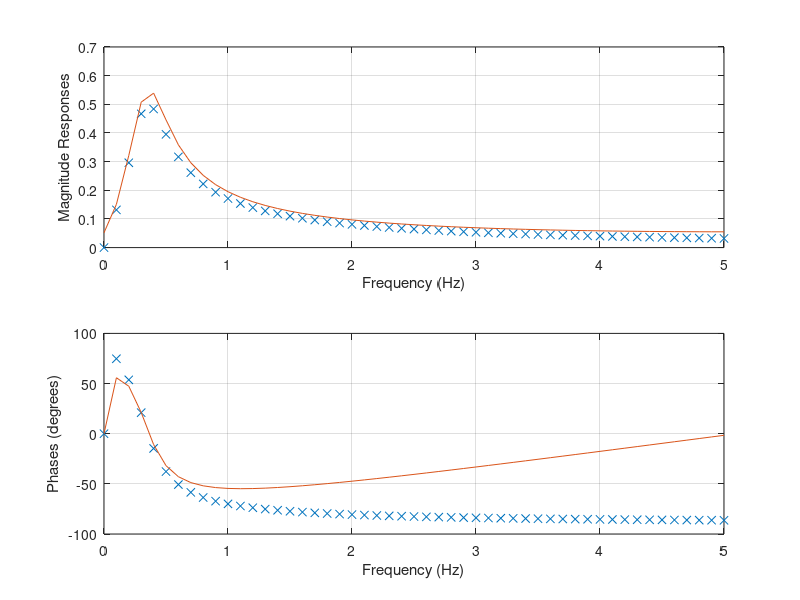

This figure's MATLAB source:
%MATLAB Program 8.13 for Example 8.16
% plot the magnitude responses |H(s)| and |H(z)|
% for the Laplace transfer function H(s)
  f=0:0.1:5;T=0.1;  % initialize analog frequency range in Hz and sampling interval
  w=2*pi*f;           % convert the frequency range to radians/second
  hs=freqs([1 0], [1 2 5],w); % calculate analog filter frequency responses
  phis=180*angle(hs)/pi;
  % for the z-transfer function H(z)
% calculate digital filter frequency responses
  hz=freqz([0.1 -0.09766],[1 -1.7735 0.8187],length(w));
phiz=180*angle(hz)/pi;
% plot magnitude and phase responses
  subplot(2,1,1), plot(f,abs(hs),'x',f, abs(hz),'-'),grid;
  xlabel('Frequency (Hz)'); ylabel('Magnitude Responses')
  subplot(2,1,2), plot(f,phis,'x',f, phiz,'-'); grid;
  xlabel('Frequency (Hz)'); ylabel('Phases (degrees)')